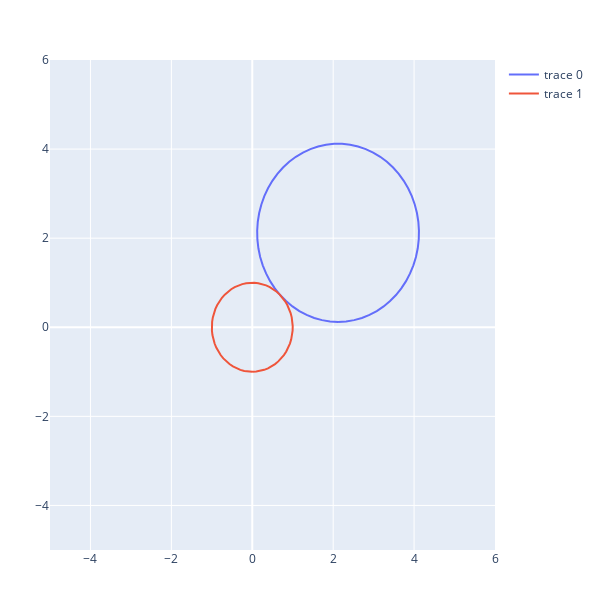

Here is the notebook cell this chart was saved with:
### Code cell
D1 = Diagram2(MyCircle())
D2 = Diagram2(MyCircle(2));
D1 ⋄ D2
D  = beside(D1,D2,[1,1])

function plotgeometry(D::Diagram2; kwargs...)
    map(plotgeometry,D.p)
end

p = plotgeometry(D)
plot(p,layout)
